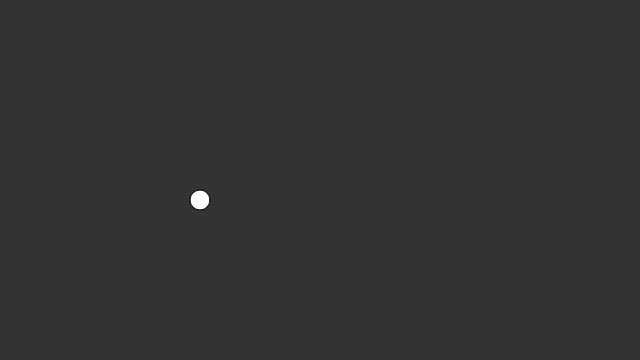
Frame 1 (no input)
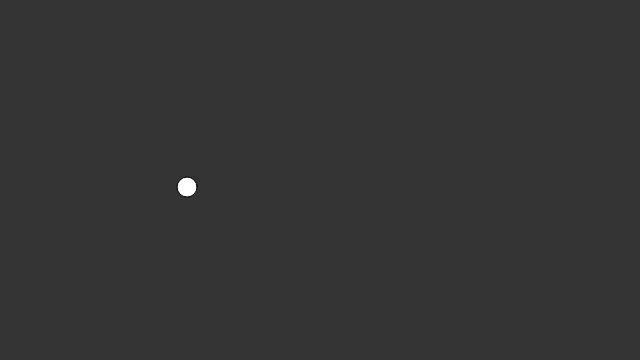
Frame 60 (no input)
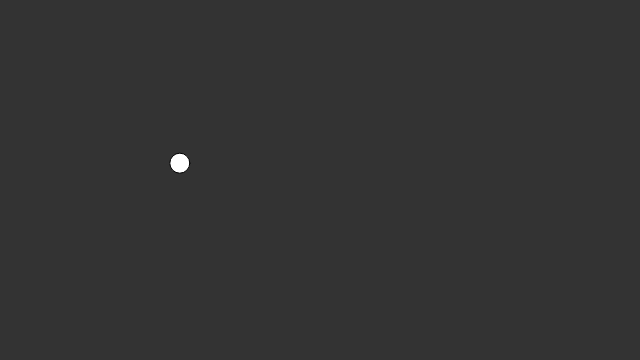
Frame 120 (the mouse pressed at the canvas centre since frame 60)

The p5.js sketch that drew these frames (run headless with seeded random() and noise() and a simulated clock; from frame 60 on, the mouse is pressed at the canvas centre):

// p5.js sketch
// ── sketch.js
let p;

function setup() {
  createCanvas(640, 360);
  p = new Particle(200, 200);
}

function draw() {
  background(51);
  let mouse = createVector(mouseX, mouseY);
  p.seek(mouse);
  p.update();
  p.show();
}

// ── particle.js
// The Nature of Code
// Daniel Shiffman
// http://natureofcode.com

// Simple Particle System

// A simple Particle class

class Particle {

  constructor(x, y) {
    this.position = createVector(x, y);
    this.acceleration = createVector();
    this.velocity = createVector();
    this.maxspeed = 5;
    this.maxforce = 0.01;

  }

  seek(target) {
    // Step 1 the desired velocity
    let desired = p5.Vector.sub(target, this.position);
    desired.setMag(this.maxspeed);

    // Step 2 calculate the steering
    let steer = p5.Vector.sub(desired, this.velocity);
    steer.limit(this.maxforce);

    this.applyForce(steer);

  }

  applyForce(force) {
    this.acceleration.add(force);
  }

  run() {
    this.update();
    this.display();
  }

  // Method to update position
  update() {
    this.velocity.add(this.acceleration);
    this.position.add(this.velocity);
    this.acceleration.mult(0);
  }

  show() {
    fill(255);
    ellipse(this.position.x, this.position.y, 20);
  }


}
